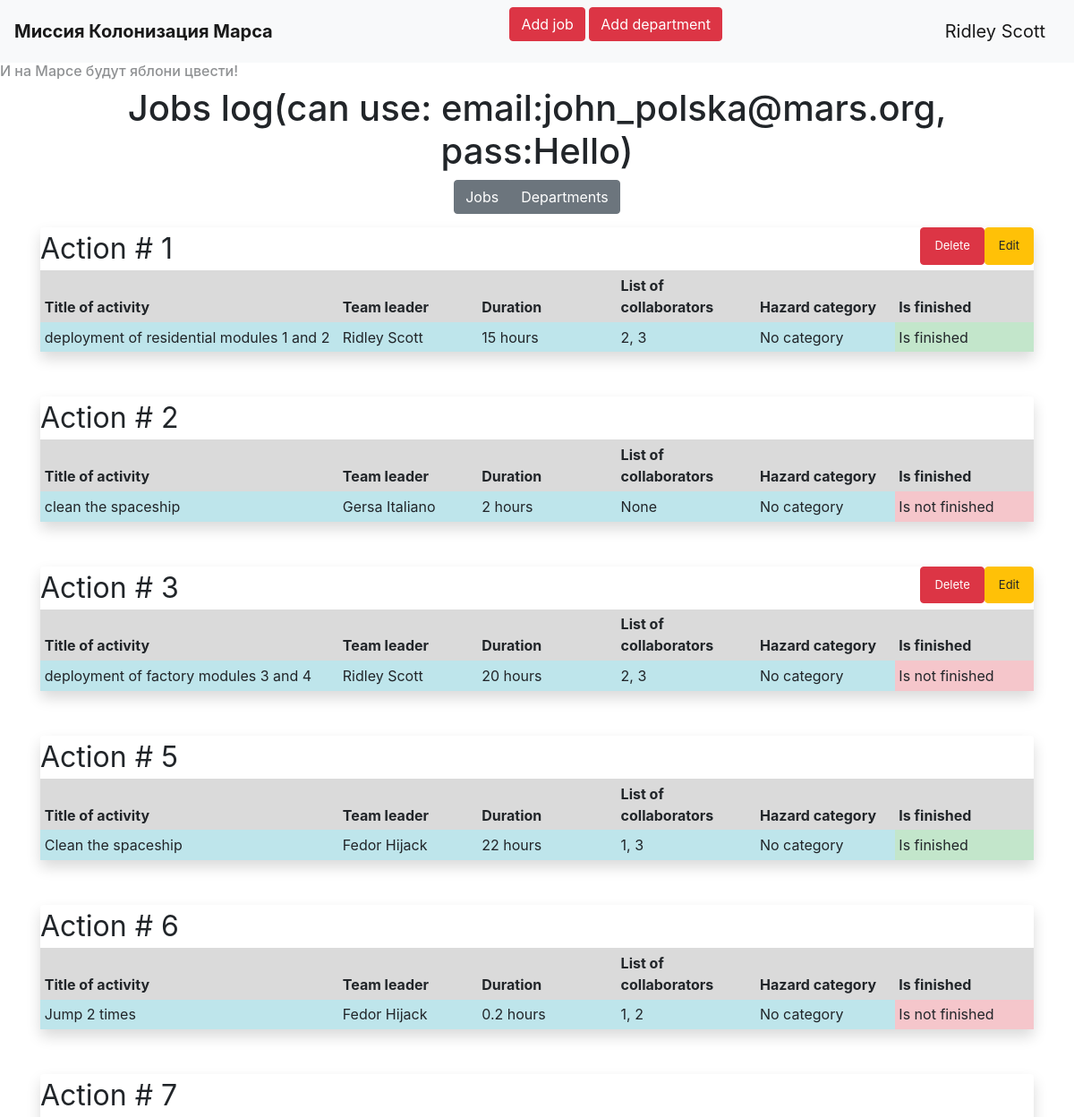
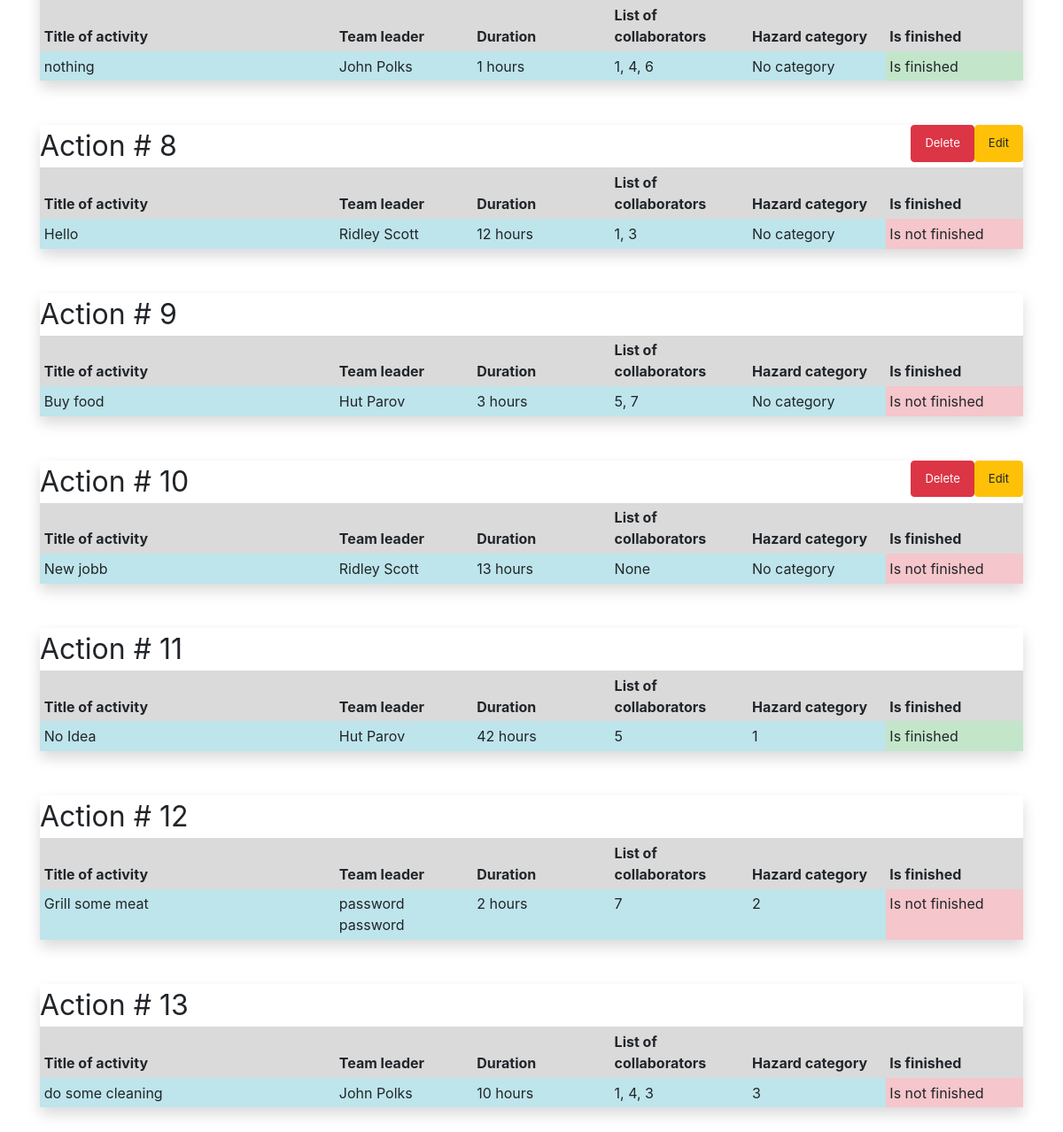
/base (signed in), run on the app's committed database (2 pictures, top to bottom).
### __all_models.py (models this page shows, shortened)
class User(SqlAlchemyBase, UserMixin, SerializerMixin):
    __tablename__ = 'users'
    id = sqlalchemy.Column(sqlalchemy.Integer, primary_key=True, autoincrement=True)
    surname = sqlalchemy.Column(sqlalchemy.String)
    name = sqlalchemy.Column(sqlalchemy.String)
    age = sqlalchemy.Column(sqlalchemy.Integer)
    position = sqlalchemy.Column(sqlalchemy.String)
    speciality = sqlalchemy.Column(sqlalchemy.String)
    from_city = sqlalchemy.Column(sqlalchemy.String)
    address = sqlalchemy.Column(sqlalchemy.String)
    email = sqlalchemy.Column(sqlalchemy.String, unique=True)
    hashed_password = sqlalchemy.Column(sqlalchemy.String)
    modified_date = sqlalchemy.Column(sqlalchemy.DateTime)
    username = sqlalchemy.Column(sqlalchemy.String, unique=True)

class Jobs(SqlAlchemyBase, SerializerMixin):
    __tablename__ = 'jobs'
    id = sqlalchemy.Column(sqlalchemy.Integer, primary_key=True, autoincrement=True)
    team_leader = sqlalchemy.Column(sqlalchemy.Integer, sqlalchemy.ForeignKey('users.id'))
    job = sqlalchemy.Column(sqlalchemy.String)
    work_size = sqlalchemy.Column(sqlalchemy.Integer)
    collaborators = sqlalchemy.Column(sqlalchemy.String)
    start_date = sqlalchemy.Column(sqlalchemy.DateTime, default=datetime.datetime.now())
    end_date = sqlalchemy.Column(sqlalchemy.DateTime)
    is_finished = sqlalchemy.Column(sqlalchemy.Boolean)
    creator_id = sqlalchemy.Column(sqlalchemy.Integer)
    users = orm.relation('User')
    tm_leader = orm.relationship('User', foreign_keys='Jobs.team_leader')
    categories = orm.relation('Category', secondary='association', backref='jobs')

class Category(SqlAlchemyBase):
    __tablename__ = 'category'
    id = sqlalchemy.Column(sqlalchemy.Integer, primary_key=True, autoincrement=True)
    cat_id = sqlalchemy.Column(sqlalchemy.Integer, unique=True)

### main.py (the view)
@app.route('/base')
def base():
    sesion = db_session.create_session()
    if request.args.get('type', 'job') == 'dep':
        print()
        deprts = {'deps': []}
        for dep in sesion.query(Departments):
            dep_json = {'dep': {}}
            dep_json['dep']['user'] = dep.chief_m
            dep_json['dep']['dep'] = dep
            if current_user.is_authenticated and current_user.id == dep.chief_m.id:
                dep_json['dep']['btns'] = True
            deprts['deps'].append(dep_json)
        return render_template('jobs.html', type='dep', deprts=deprts, ad_tit='Departments')
    else:
        jobs = {'jobs': []}
        for job in sesion.query(Jobs):
            job_json = {'job': {}}
            job_json['job']['user'] = job.tm_leader
            job_json['job']['job'] = job
            if current_user.is_authenticated and (
                    current_user.id == job.tm_leader.id or current_user.id == job.creator_id):
                job_json['job']['btns'] = True
            jobs['jobs'].append(job_json)
        return render_template('jobs.html', jobs=jobs, type='job', ad_tit='Jobs')

### db_session.py (called while the page is built)
def create_session() -> Session:
    global __factory
    return __factory()

### main.py (called while the page is built)
@login_manager.user_loader
def load_user(id):
    sesion = db_session.create_session()
    return sesion.query(User).get(id)

### templates/jobs.html (shortened to what this page needs)
{% extends "base.html" %}
{% block content %}
<div align="center" style="padding-bottom: 15px;" >
    <h1>{{ad_tit}} log(can use: email:john_polska@mars.org, pass:Hello)</h1>
    <div class="btn-group" role="group" aria-label="Basic example">
        <a href="/joblist" class="btn btn-secondary">Jobs</a>
        <a href="/deplist" class="btn btn-secondary">Departments</a>
    </div>
</div>
{% if type=='job' %}
{% for job in jobs['jobs'] %}
    <div class="col-md6 shadow rounded">
        <font size="6">Action # {{job['job']['job'].id}}</font>
        {% if job['job']['btns']==True%}
            <a href="/edit/job/{{job['job']['job'].id}}" class="btn btn-warning float-right job-btn">Edit</a>
            <a href="/delete/job/{{job['job']['job'].id}}"class="btn btn-danger float-right job-btn">Delete</a>
        {% endif %}
        <table class="table table-sm table-borderless">
            <thead>
                <tr class="table-active">
                    <th scope="col" width="30%">Title of activity</th>
                    <th scope="col">Team leader</th>
                    <th scope="col">Duration</th>
                    <th scope="col">List of collaborators</th>
                    <th scope="col">Hazard category</th>
                    <th scope="col">Is finished</th>
                </tr>
            </thead>
            <tbody>
                <tr>
                    <td class="table-info">{{job['job']['job'].job}}</td>
                    <td class="table-info">{{job['job']['user'].name}} {{job['job']['user'].surname}}</td>
                    <td class="table-info">{{job['job']['job'].work_size}} hours</td>
                    <td class="table-info">{{job['job']['job'].collaborators}}</td>
                    {% if job['job']['job'].categories|length%}
                    <td class="table-info">{{job['job']['job'].categories[0].cat_id}}</td>
                    {% else %}
                    <td class="table-info">No category</td>
                    {% endif %}
                    {% if job['job']['job'].is_finished == False %}
                    <td class="table-danger">Is not finished</td>
                    {% else %}
                    <td class="table-success">Is finished</td>
                    {% endif %}
                </tr>
            </tbody>
        </table>
    </div>
{% endfor %}
{% endif %}
{% endblock %}

### templates/base.html (shortened to what this page needs)
<!doctype html>
<html lang="en">
<head>
    <link rel="stylesheet"
          href="https://stackpath.bootstrapcdn.com/bootstrap/4.4.1/css/bootstrap.min.css"
>
    <link rel="stylesheet" href="{{ url_for('static', filename='css/style.css') }}">
</head>
<body>
<header>
    <nav class="navbar navbar-light bg-light">
        <a class="navbar-brand" href="/"><b>Миссия Колонизация Марса</b></a>
        {% if request.path != '/addjob'%}
        <p>
        <a class="btn btn-danger" href="/addjob">Add job</a>
        <a class="btn btn-danger" href="/adddepartment">Add department</a>
        </p>
        {% endif %}
        {% if current_user.is_authenticated %}
            <a class="navbar-brand" href="/logout">{{ current_user.name }} {{ current_user.surname }}</a>
        {% else %}
            <p>
            <a class="btn btn-primary " href="/register">Register</a>
            <a class="btn btn-success" href="/login">Login</a>
            </p>
        {% endif %}
    </nav>
</header>
 <h6 style="opacity: 0.5">И на Марсе будут яблони цвести!</h6>
<main role="main" class="container">
    {% block content %}{% endblock %}
</main>
</body>
</html>

### static/css/style.css (style rules this page uses)
.table { text-align:left; table-layout: fixed; margin-bottom: 50px; }
.job-btn { padding: 10px 15px; font-size: 13px; }

### data on the page
User: name "Ridley", surname "Scott", job.user.name "Ridley" "Ridley" "Ridley" "Ridley", job.user.surname "Scott" "Scott" "Scott" "Scott"
Jobs: job.job.id "1", job.job.job "deployment of residential modules 1 and 2", job.job.work_size "15", job.job.collaborators "2, 3"
Jobs: job.job.id "2", job.job.job "clean the spaceship", job.job.work_size "2", job.job.collaborators "None"
User: job.user.name "Gersa", job.user.surname "Italiano"
Jobs: job.job.id "3", job.job.job "deployment of factory modules 3 and 4", job.job.work_size "20", job.job.collaborators "2, 3"
Jobs: job.job.id "5", job.job.job "Clean the spaceship", job.job.work_size "22", job.job.collaborators "1, 3"
User: job.user.name "Fedor" "Fedor", job.user.surname "Hijack" "Hijack"
Jobs: job.job.id "6", job.job.job "Jump 2 times", job.job.work_size "0.2", job.job.collaborators "1, 2"
Jobs: job.job.id "7", job.job.job "nothing", job.job.work_size "1", job.job.collaborators "1, 4, 6"
User: job.user.name "John" "John", job.user.surname "Polks" "Polks"
Jobs: job.job.id "8", job.job.job "Hello", job.job.work_size "12", job.job.collaborators "1, 3"
Jobs: job.job.id "9", job.job.job "Buy food", job.job.work_size "3", job.job.collaborators "5, 7"
User: job.user.name "Hut" "Hut", job.user.surname "Parov" "Parov"
Jobs: job.job.id "10", job.job.job "New jobb", job.job.work_size "13", job.job.collaborators "None"
Jobs: job.job.id "11", job.job.job "No Idea", job.job.work_size "42", job.job.collaborators "5"
Category: job.job "1"
Jobs: job.job.id "12", job.job.job "Grill some meat", job.job.work_size "2", job.job.collaborators "7"
User: job.user.name "password", job.user.surname "password"
Category: job.job "2"
Jobs: job.job.id "13", job.job.job "do some cleaning", job.job.work_size "10", job.job.collaborators "1, 4, 3"
Category: job.job "3"

### other printed values
{{ ad_tit }} "Jobs"
